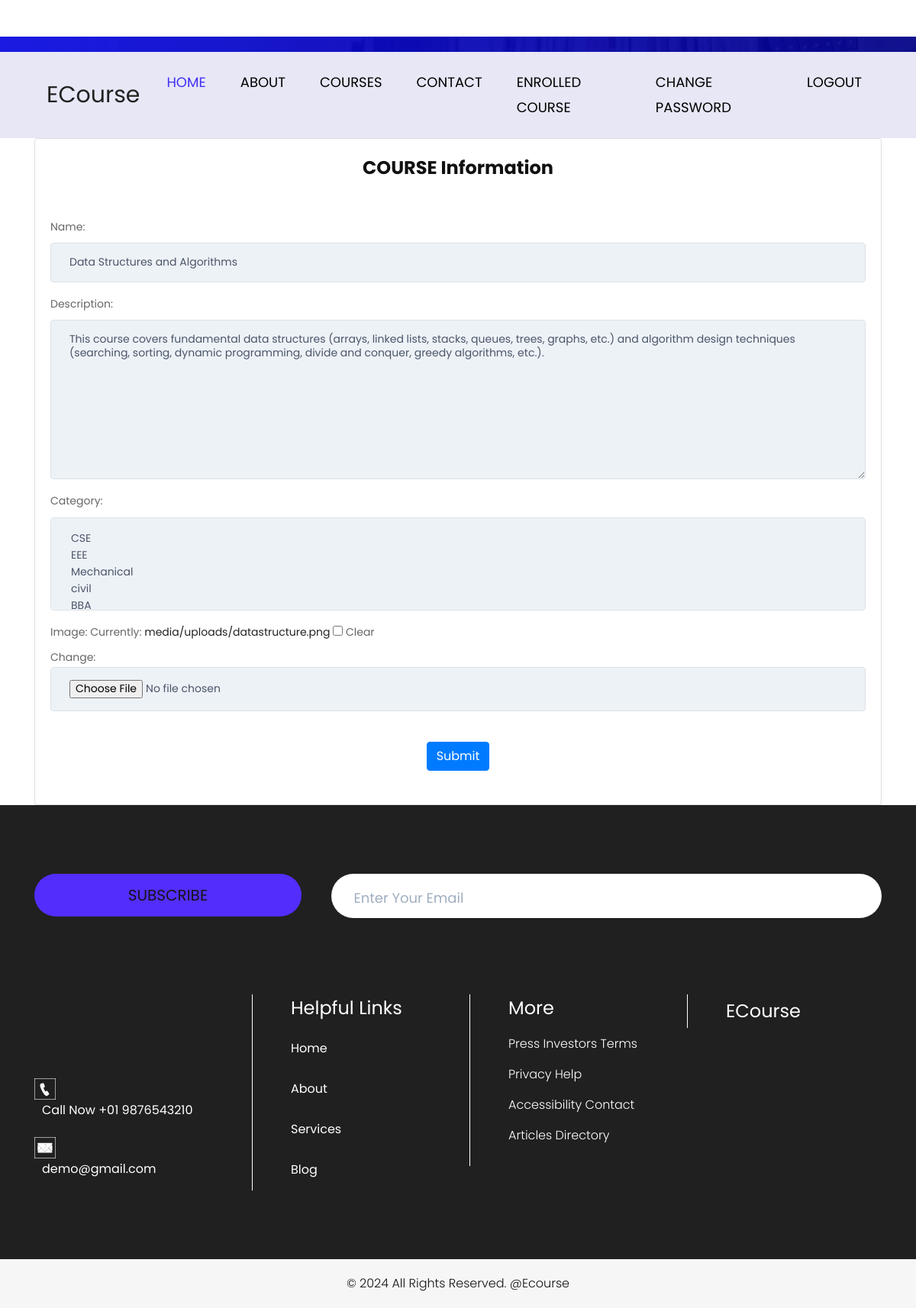
The page /Courses/editcourse/8 (signed in) on the database as committed earlier.
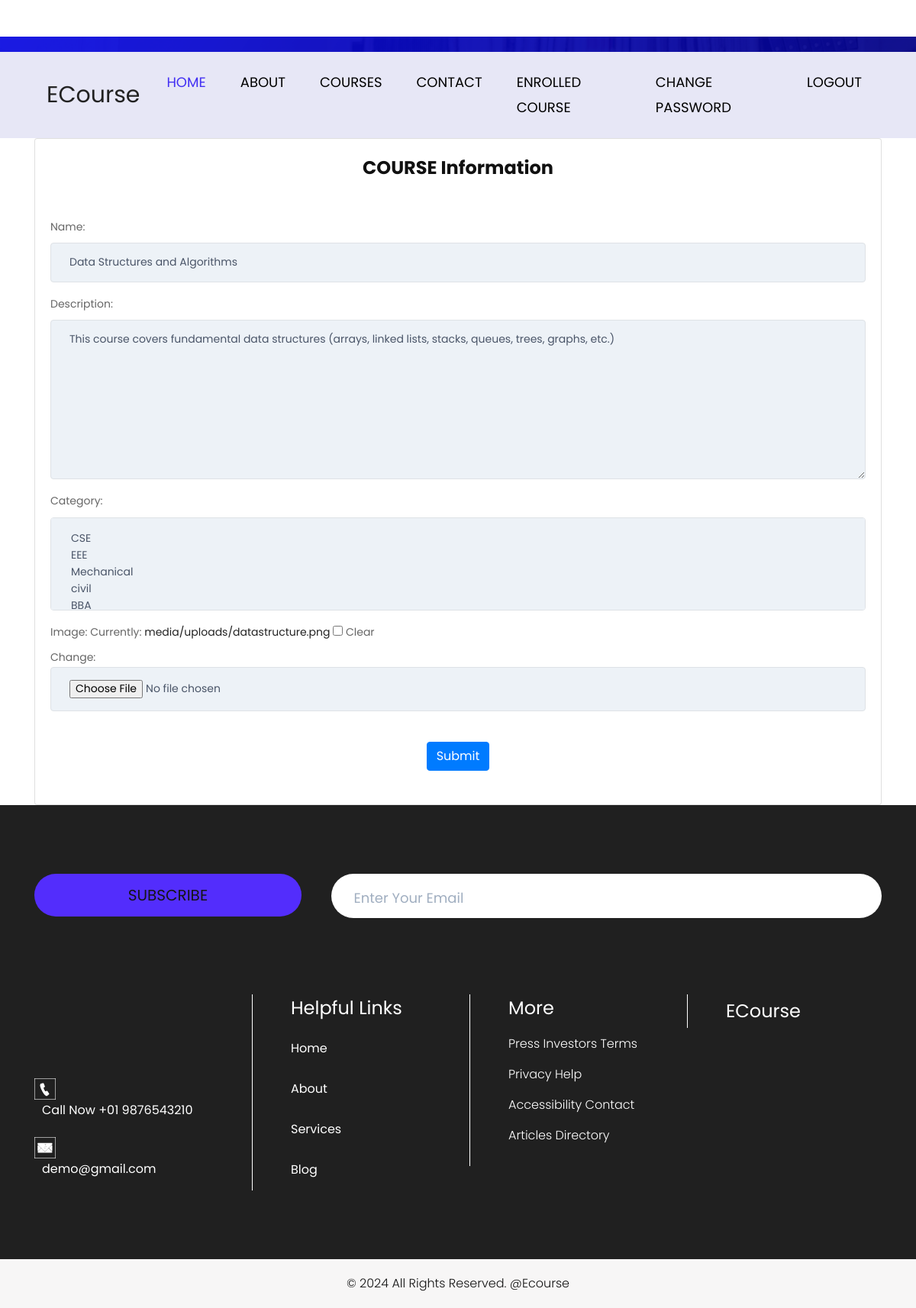
The same page on the database as committed later.
### Courses/models.py (models this page shows, shortened)
class courses(models.Model):
    name = models.CharField(max_length=60)
    description = models.TextField()
    author = models.ForeignKey(User, on_delete = models.CASCADE)
    category = models.ManyToManyField(Categori)
    image = models.ImageField(upload_to = 'media/uploads/',blank=True, null=True)
    borrowers = models.ManyToManyField(User, related_name='entrollers_course', blank=True, null=True)

### Courses/views.py (the view)
# urls.py: path('editcourse/<int:id>', views.EditCourse.as_view(), name = 'edit_course'),
@method_decorator(login_required, name='dispatch')
class EditCourse(UpdateView):
    template_name = 'add_course.html'
    form_class = forms.CourseForm
    model = models.courses
    pk_url_kwarg = 'id'
    success_url = reverse_lazy('add_course')

### Courses/forms.py
class CourseForm(forms.ModelForm):
    class Meta:
        model = courses
        exclude =['author','borrowers']
    def __init__(self, *args, **kwargs):
        super().__init__(*args, **kwargs)
        for field in self.fields:
            self.fields[field].widget.attrs.update({
                'class' : (
                    'appearance-none block w-full bg-gray-200 '
                    'text-gray-700 border border-gray-200 rounded '
                    'py-3 px-4 leading-tight focus:outline-none '
                    'focus:bg-white focus:border-gray-500'
                )
            })

### Category/models.py (called while the page is built)
    def __str__(self):
        return self.category_name

### Courses/templates/add_course.html (shortened to what this page needs)
{% extends "base.html" %}
{% load static %}
{% block content%}
<div class="container mt-5">
    <div class="card">
        <div class="card-body">
            <h1 class="font-bold text-center pb-5">COURSE Information</h1>
            <form method="post" enctype="multipart/form-data">
                <div class="row mb-6">
                    <div class="col-md-12">
                        {% for field in form %}
                    <div class="mb-3">
                        {{ field.label_tag }} {{ field }}
                    </div>
                    {% endfor %}
                    </div>
                </div>
                <div class="row mb-6">
                    <div class="col-12 text-center">
                        <button class="btn btn-primary" type="submit">Submit</button>
                    </div>
                </div>
            </form>
        </div>
    </div>
</div>
{% endblock %}

Rows that differ between the two databases and show on the page:
changed courses "Data Structures and Algorithms": description "…queues, trees, graphs, etc.) and algorithm design techniques (searching, sorting, dynamic programming, divide and conquer, greedy algorithms, etc.)." → "This course covers fundamental data structures (arrays, linked lists, stacks, queues, trees, graphs, etc.)"
